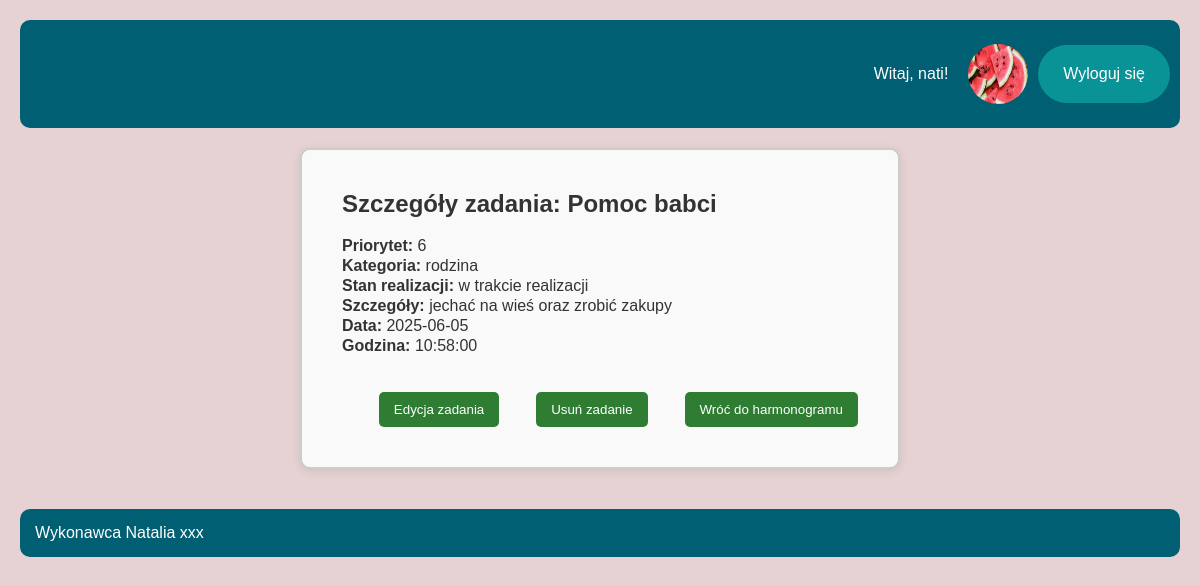
Page /szczegoly_zadania.php?id=12 (signed in) on the committed database.
### tables this page shows
CREATE TABLE `uzytkownik` (
  `id` int(10) UNSIGNED NOT NULL,
  `imie` varchar(50) NOT NULL,
  `nazwisko` varchar(50) NOT NULL,
  `nick` varchar(50) NOT NULL,
  `haslo` varchar(255) NOT NULL,
  `zdjecie` varchar(50) NOT NULL
);

CREATE TABLE `szczegoly_zad` (
  `id_zadania` int(10) UNSIGNED NOT NULL,
  `data` date NOT NULL,
  `godzina` time NOT NULL,
  `stan_realizacji` enum('nie rozpoczęto zadania','w trakcie realizacji','zakończenie zadania','') NOT NULL,
  `szczegoly` varchar(50) NOT NULL
);

CREATE TABLE `zadania` (
  `id` int(10) UNSIGNED NOT NULL,
  `id_uzytkownika` int(10) UNSIGNED NOT NULL,
  `nazwa` varchar(50) NOT NULL,
  `piorytet` int(11) NOT NULL,
  `kategoria` varchar(50) NOT NULL
);

### szczegoly_zadania.php (the view, shortened to what this page needs)
<?php
$conn = new mysqli("localhost", "root", "", "harmonogram");
$id_zadania = $_GET['id'];
$query = " SELECT z.nazwa, z.piorytet, z.kategoria, sz.stan_realizacji, sz.szczegoly, sz.data, sz.godzina
    FROM zadania z JOIN szczegoly_zad sz ON z.id = sz.id_zadania WHERE z.id = ? ";
$stmt = $conn->prepare($query);
$stmt->bind_param("i", $id_zadania);
$stmt->execute();
$result = $stmt->get_result();
    if ($result->num_rows > 0) {
        $row = $result->fetch_assoc();
    } else {
        echo "<p>Nie znaleziono szczegółów dla tego zadania.</p>";
    }
?>
<!DOCTYPE html>
<html lang="pl">
<head>
    <link rel="stylesheet" href="css/style_zadania.css">
</head>
<body>
    <?php   require_once 'elementy/header.php';     ?>
<main class="main-content">
<article>
<div class="karta">
    <h1>Szczegóły zadania: <?php echo htmlspecialchars($row['nazwa']); ?></h1><br>
    <div class="szczegoly-zadania">
        <p><strong>Priorytet:</strong> <?php echo htmlspecialchars($row['piorytet']); ?></p>
        <p><strong>Kategoria:</strong> <?php echo htmlspecialchars($row['kategoria']); ?></p>
        <p><strong>Stan realizacji:</strong> <?php echo htmlspecialchars($row['stan_realizacji']); ?></p>
        <p><strong>Szczegóły:</strong> <?php echo nl2br(htmlspecialchars($row['szczegoly'])); ?></p>
        <p><strong>Data:</strong> <?php echo htmlspecialchars($row['data']); ?></p>
        <p><strong>Godzina:</strong> <?php echo htmlspecialchars($row['godzina']); ?></p>
    </div>
<br><br>
    <div class="przyciski">
        <br>
        <form action="edycja_zadania.php" method="post" style="display:inline;">
            <button type="submit" class="butLog">Edycja zadania</button>
        </form>
        <form method="POST" action="usun_zadania.php" onsubmit="return confirm('Czy na pewno chcesz usunąć to zadanie?');">
            <button type="submit" class="butLog">Usuń zadanie</button>
        </form>
        <a href="StronaUzytkownika.php"><button type="button" class="butLog">Wróć do harmonogramu</button></a>
    </div>
</div>
</article>
<?php   require_once 'elementy/footer.php';     ?>
</main>
</body>
</html>

### elementy/header.php (shortened to what this page needs)
<?php
require_once 'baza.php';
$username = $_SESSION['nick'];
$query = "SELECT id, zdjecie FROM uzytkownik WHERE nick = ?";
$stmt = $conn->prepare($query);
$stmt->bind_param("s", $username);
$stmt->execute();
$result = $stmt->get_result();
if ($result->num_rows > 0) {
    $user = $result->fetch_assoc();
    $zdjecie = $user['zdjecie'] ? $user['zdjecie'] : 'zdjecia/default.jpg';
    } else {
        echo "Użytkownik nie został znaleziony.";
        exit;
    }
?>
 <header>
        <p class='witaj' >Witaj, <?php echo htmlspecialchars($username); ?>!       </p>
        <img class='zdjUzytkownika' src='zdjecia/<?php echo htmlspecialchars($zdjecie); ?>'>
        <a class="wyloguj" href="home.php">Wyloguj się</a>
</header>

### css/style_zadania.css (style rules this page uses)
* { margin: 0px; padding: 0px; box-sizing: border-box; }
body { font-family: Arial, sans-serif; background-color: #e6d2d2; margin: 20px; padding: 0; color: #333; min-height: 90vh; height: 100%; display: grid; grid-template-rows: 15% 80% 10%; grid-template-columns: 100%; grid-template-areas: "Nawigacja" "Article" "Stopka"; }
header { grid-area: Nawigacja; background-color: #005f73; color: white; border-radius: 10px; display: flex; align-items: center; justify-content: right; }
.wyloguj { gap: 10%; display: inline-block; margin: 5px 10px; background-color: #0a9396; padding: 20px 25px; border-radius: 30px; color: white; text-decoration: none; }
.zdjUzytkownika { display: inline-block; width: 60px; height: 60px; border-radius: 50%; }
.witaj { margin-right: 20px; }
article { grid-area: Article; display: flex; justify-content: center; align-items: center; padding: 20px; }
.karta { width: 600px; max-width: 700px; padding: 40px; border: 2px solid #ccc; border-radius: 10px; background-color: #f9f9f9; box-shadow: 0 2px 10px rgba(0,0,0,0.1); }
.karta p { line-height: 20px; }
.przyciski { display: flex; justify-content: space-between; gap: 10px; width: 100%; }
button.butLog { padding: 10px 15px; border: none; background-color: #2e7d32; color: white; border-radius: 5px; cursor: pointer; }

### rows in the picture
uzytkownik: zdjecie (picture)
szczegoly_zad: id_zadania.nazwa "Pomoc babci", id_zadania.piorytet "6", id_zadania.kategoria "rodzina", stan_realizacji "w trakcie realizacji", szczegoly "jechać na wieś oraz zrobić zakupy", data "2025-06-05", godzina "10:58:00"

### other values in the picture
$username "nati"
